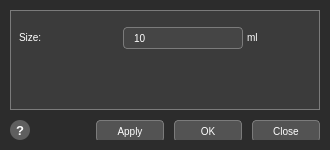
<?xml version="1.0" encoding="UTF-8"?>
<ui version="4.0">
 <class>ResizeFeatureDialog</class>
 <widget class="QDialog" name="ResizeFeatureDialog">
  <property name="geometry">
   <rect>
    <x>0</x>
    <y>0</y>
    <width>330</width>
    <height>150</height>
   </rect>
  </property>
  <property name="minimumSize">
   <size>
    <width>330</width>
    <height>150</height>
   </size>
  </property>
  <property name="maximumSize">
   <size>
    <width>330</width>
    <height>150</height>
   </size>
  </property>
  <property name="windowTitle">
   <string>Resize Featu...</string>
  </property>
  <property name="styleSheet">
   <string notr="true">QDialog#ResizeFeatureDialog {
    background-color: #2c2c2c;
    border-radius: 4px;
}
QLabel {
    color: #ffffff;
    font-family: "Source Han Sans CN", "Microsoft YaHei", Arial;
    font-size: 10px;
}
QFrame#contentFrame {
    background-color: #3b3b3b;
    border: 1px solid #7b7b7b;
}
QLineEdit#sizeLineEdit {
    background-color: #454545;
    border: 1px solid #7b7b7b;
    border-radius: 4px;
    color: #ffffff;
    padding-left: 8px;
    padding-right: 8px;
    font-family: "Source Han Sans CN", "Microsoft YaHei", Arial;
    font-size: 10px;
    min-height: 20px;
    max-height: 20px;
}
QToolButton#helpButton {
    background-color: #5f5f5f;
    border: none;
    border-radius: 10px;
    color: #ffffff;
    font-family: Arial;
    font-size: 13px;
    font-weight: 700;
}
QPushButton {
    background-color: #535353;
    border: 1px solid #7b7b7b;
    border-radius: 4px;
    color: #ffffff;
    font-family: "Source Han Sans CN", "Microsoft YaHei", Arial;
    font-size: 10px;
    min-height: 20px;
    max-height: 20px;
    padding: 0 8px;
}
QPushButton:hover {
    background-color: #606060;
}
QPushButton:pressed {
    background-color: #484848;
}</string>
  </property>
  <layout class="QVBoxLayout" name="rootLayout">
   <property name="spacing">
    <number>0</number>
   </property>
   <property name="leftMargin">
    <number>0</number>
   </property>
   <property name="topMargin">
    <number>0</number>
   </property>
   <property name="rightMargin">
    <number>0</number>
   </property>
   <property name="bottomMargin">
    <number>10</number>
   </property>
   <item>
    <widget class="QWidget" name="contentContainer" native="true">
     <property name="minimumSize">
      <size>
       <width>0</width>
       <height>120</height>
      </size>
     </property>
     <property name="maximumSize">
      <size>
       <width>16777215</width>
       <height>120</height>
      </size>
     </property>
     <layout class="QVBoxLayout" name="contentLayout">
      <property name="spacing">
       <number>0</number>
      </property>
      <property name="leftMargin">
       <number>10</number>
      </property>
      <property name="topMargin">
       <number>10</number>
      </property>
      <property name="rightMargin">
       <number>10</number>
      </property>
      <property name="bottomMargin">
       <number>10</number>
      </property>
      <item>
       <widget class="QFrame" name="contentFrame">
        <property name="frameShape">
         <enum>QFrame::Shape::StyledPanel</enum>
        </property>
        <property name="frameShadow">
         <enum>QFrame::Shadow::Plain</enum>
        </property>
        <widget class="QLabel" name="sizeLabel">
         <property name="geometry">
          <rect>
           <x>9</x>
           <y>17</y>
           <width>104</width>
           <height>20</height>
          </rect>
         </property>
         <property name="text">
          <string>Size:</string>
         </property>
         <property name="alignment">
          <set>Qt::AlignmentFlag::AlignVCenter|Qt::AlignmentFlag::AlignLeft</set>
         </property>
        </widget>
        <widget class="QLineEdit" name="sizeLineEdit">
         <property name="geometry">
          <rect>
           <x>113</x>
           <y>17</y>
           <width>120</width>
           <height>20</height>
          </rect>
         </property>
         <property name="text">
          <string>10</string>
         </property>
         <property name="frame">
          <bool>true</bool>
         </property>
        </widget>
        <widget class="QLabel" name="unitLabel">
         <property name="geometry">
          <rect>
           <x>237</x>
           <y>17</y>
           <width>46</width>
           <height>20</height>
          </rect>
         </property>
         <property name="text">
          <string>ml</string>
         </property>
         <property name="alignment">
          <set>Qt::AlignmentFlag::AlignVCenter|Qt::AlignmentFlag::AlignLeft</set>
         </property>
        </widget>
       </widget>
      </item>
     </layout>
    </widget>
   </item>
   <item>
    <widget class="QFrame" name="bottomBar">
     <property name="minimumSize">
      <size>
       <width>0</width>
       <height>20</height>
      </size>
     </property>
     <property name="maximumSize">
      <size>
       <width>16777215</width>
       <height>20</height>
      </size>
     </property>
     <property name="frameShape">
      <enum>QFrame::Shape::NoFrame</enum>
     </property>
     <layout class="QHBoxLayout" name="bottomLayout">
      <property name="spacing">
       <number>0</number>
      </property>
      <property name="leftMargin">
       <number>10</number>
      </property>
      <property name="topMargin">
       <number>0</number>
      </property>
      <property name="rightMargin">
       <number>10</number>
      </property>
      <property name="bottomMargin">
       <number>0</number>
      </property>
      <item>
       <widget class="QToolButton" name="helpButton">
        <property name="minimumSize">
         <size>
          <width>20</width>
          <height>20</height>
         </size>
        </property>
        <property name="maximumSize">
         <size>
          <width>20</width>
          <height>20</height>
         </size>
        </property>
        <property name="text">
         <string>?</string>
        </property>
       </widget>
      </item>
      <item>
       <spacer name="bottomSpacer">
        <property name="orientation">
         <enum>Qt::Orientation::Horizontal</enum>
        </property>
        <property name="sizeHint" stdset="0">
         <size>
          <width>40</width>
          <height>20</height>
         </size>
        </property>
       </spacer>
      </item>
      <item>
       <widget class="QWidget" name="buttonContainer" native="true">
        <layout class="QHBoxLayout" name="buttonLayout">
         <property name="spacing">
          <number>10</number>
         </property>
         <property name="leftMargin">
          <number>0</number>
         </property>
         <property name="topMargin">
          <number>0</number>
         </property>
         <property name="rightMargin">
          <number>0</number>
         </property>
         <property name="bottomMargin">
          <number>0</number>
         </property>
         <item>
          <widget class="QPushButton" name="applyButton">
           <property name="minimumSize">
            <size>
             <width>68</width>
             <height>20</height>
            </size>
           </property>
           <property name="maximumSize">
            <size>
             <width>68</width>
             <height>20</height>
            </size>
           </property>
           <property name="text">
            <string>Apply</string>
           </property>
          </widget>
         </item>
         <item>
          <widget class="QPushButton" name="okButton">
           <property name="minimumSize">
            <size>
             <width>68</width>
             <height>20</height>
            </size>
           </property>
           <property name="maximumSize">
            <size>
             <width>68</width>
             <height>20</height>
            </size>
           </property>
           <property name="text">
            <string>OK</string>
           </property>
          </widget>
         </item>
         <item>
          <widget class="QPushButton" name="closeButton">
           <property name="minimumSize">
            <size>
             <width>68</width>
             <height>20</height>
            </size>
           </property>
           <property name="maximumSize">
            <size>
             <width>68</width>
             <height>20</height>
            </size>
           </property>
           <property name="text">
            <string>Close</string>
           </property>
          </widget>
         </item>
        </layout>
       </widget>
      </item>
     </layout>
    </widget>
   </item>
  </layout>
 </widget>
 <resources/>
 <connections/>
</ui>
